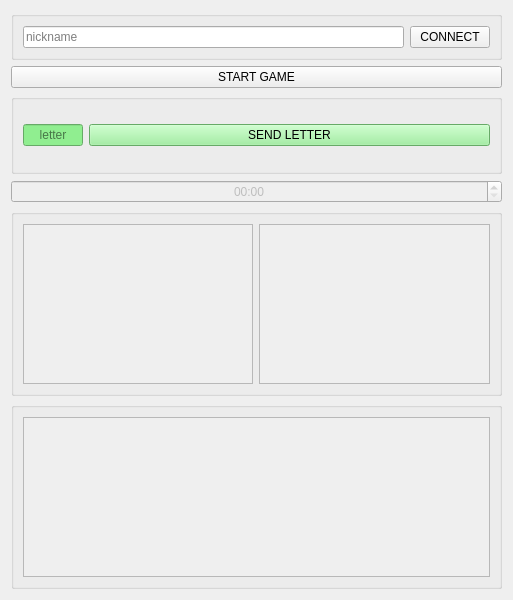
<?xml version="1.0" encoding="UTF-8"?>
<ui version="4.0">
 <class>Widget</class>
 <widget class="QWidget" name="Widget">
  <property name="geometry">
   <rect>
    <x>0</x>
    <y>0</y>
    <width>513</width>
    <height>600</height>
   </rect>
  </property>
  <property name="minimumSize">
   <size>
    <width>0</width>
    <height>600</height>
   </size>
  </property>
  <property name="windowTitle">
   <string>Hangman</string>
  </property>
  <property name="styleSheet">
   <string notr="true"/>
  </property>
  <layout class="QVBoxLayout" name="verticalLayout_2">
   <item>
    <layout class="QVBoxLayout" name="verticalLayout">
     <item>
      <widget class="QGroupBox" name="connectGroup">
       <property name="styleSheet">
        <string notr="true"/>
       </property>
       <property name="title">
        <string/>
       </property>
       <layout class="QHBoxLayout" name="horizontalLayout">
        <item>
         <widget class="QLineEdit" name="nickLineEdit">
          <property name="text">
           <string/>
          </property>
          <property name="alignment">
           <set>Qt::AlignLeading|Qt::AlignLeft|Qt::AlignVCenter</set>
          </property>
          <property name="placeholderText">
           <string>nickname</string>
          </property>
         </widget>
        </item>
        <item>
         <widget class="QPushButton" name="connectBtn">
          <property name="text">
           <string>CONNECT</string>
          </property>
         </widget>
        </item>
       </layout>
      </widget>
     </item>
     <item>
      <widget class="QPushButton" name="startGameButton">
       <property name="text">
        <string>START GAME</string>
       </property>
      </widget>
     </item>
     <item>
      <widget class="QGroupBox" name="letterGroup">
       <property name="minimumSize">
        <size>
         <width>0</width>
         <height>80</height>
        </size>
       </property>
       <layout class="QHBoxLayout" name="horizontalLayout_2">
        <item>
         <widget class="QLineEdit" name="letterLineEdit">
          <property name="maximumSize">
           <size>
            <width>60</width>
            <height>16777215</height>
           </size>
          </property>
          <property name="styleSheet">
           <string notr="true">background-color:lightgreen;
</string>
          </property>
          <property name="maxLength">
           <number>1</number>
          </property>
          <property name="alignment">
           <set>Qt::AlignCenter</set>
          </property>
          <property name="placeholderText">
           <string>letter</string>
          </property>
         </widget>
        </item>
        <item>
         <widget class="QPushButton" name="sendBtn">
          <property name="autoFillBackground">
           <bool>false</bool>
          </property>
          <property name="styleSheet">
           <string notr="true">background-color:lightgreen;
</string>
          </property>
          <property name="text">
           <string>SEND LETTER</string>
          </property>
         </widget>
        </item>
       </layout>
      </widget>
     </item>
     <item>
      <widget class="QTimeEdit" name="timeEdit">
       <property name="enabled">
        <bool>false</bool>
       </property>
       <property name="alignment">
        <set>Qt::AlignCenter</set>
       </property>
       <property name="displayFormat">
        <string>mm:ss</string>
       </property>
      </widget>
     </item>
     <item>
      <widget class="QGroupBox" name="horizontalGroupBox">
       <layout class="QHBoxLayout" name="horizontalLayout_3">
        <item>
         <widget class="QTextEdit" name="wordText">
          <property name="enabled">
           <bool>false</bool>
          </property>
          <property name="font">
           <font>
            <pointsize>17</pointsize>
            <bold>true</bold>
           </font>
          </property>
         </widget>
        </item>
        <item>
         <widget class="QTextEdit" name="scoreText">
          <property name="enabled">
           <bool>false</bool>
          </property>
          <property name="font">
           <font>
            <pointsize>11</pointsize>
            <italic>false</italic>
            <bold>true</bold>
           </font>
          </property>
         </widget>
        </item>
       </layout>
      </widget>
     </item>
     <item>
      <widget class="QGroupBox" name="talkGroup">
       <property name="enabled">
        <bool>false</bool>
       </property>
       <property name="title">
        <string/>
       </property>
       <layout class="QGridLayout" name="gridLayout">
        <item row="3" column="0" colspan="2">
         <widget class="QTextEdit" name="msgsTextEdit">
          <property name="verticalScrollBarPolicy">
           <enum>Qt::ScrollBarAsNeeded</enum>
          </property>
          <property name="readOnly">
           <bool>true</bool>
          </property>
         </widget>
        </item>
       </layout>
      </widget>
     </item>
    </layout>
   </item>
  </layout>
 </widget>
 <resources/>
 <connections/>
</ui>
